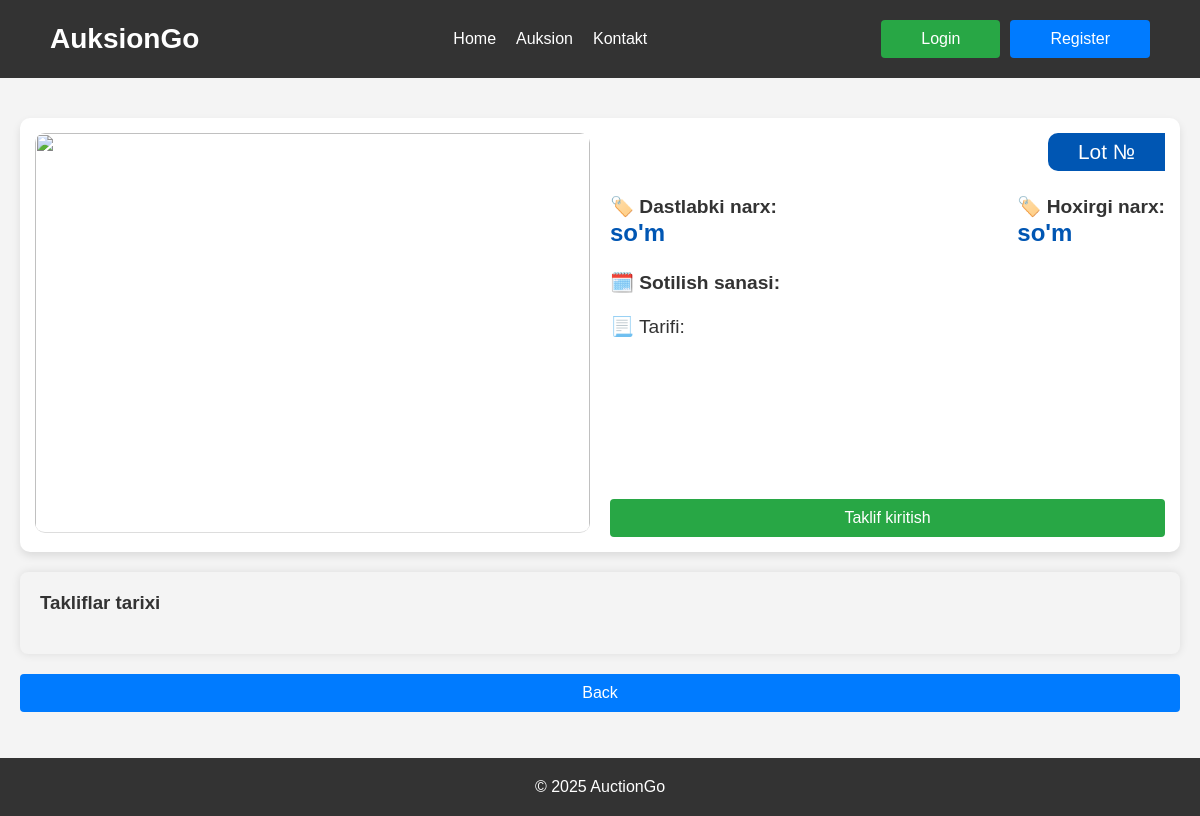
Before: /product/1 with the older database file.
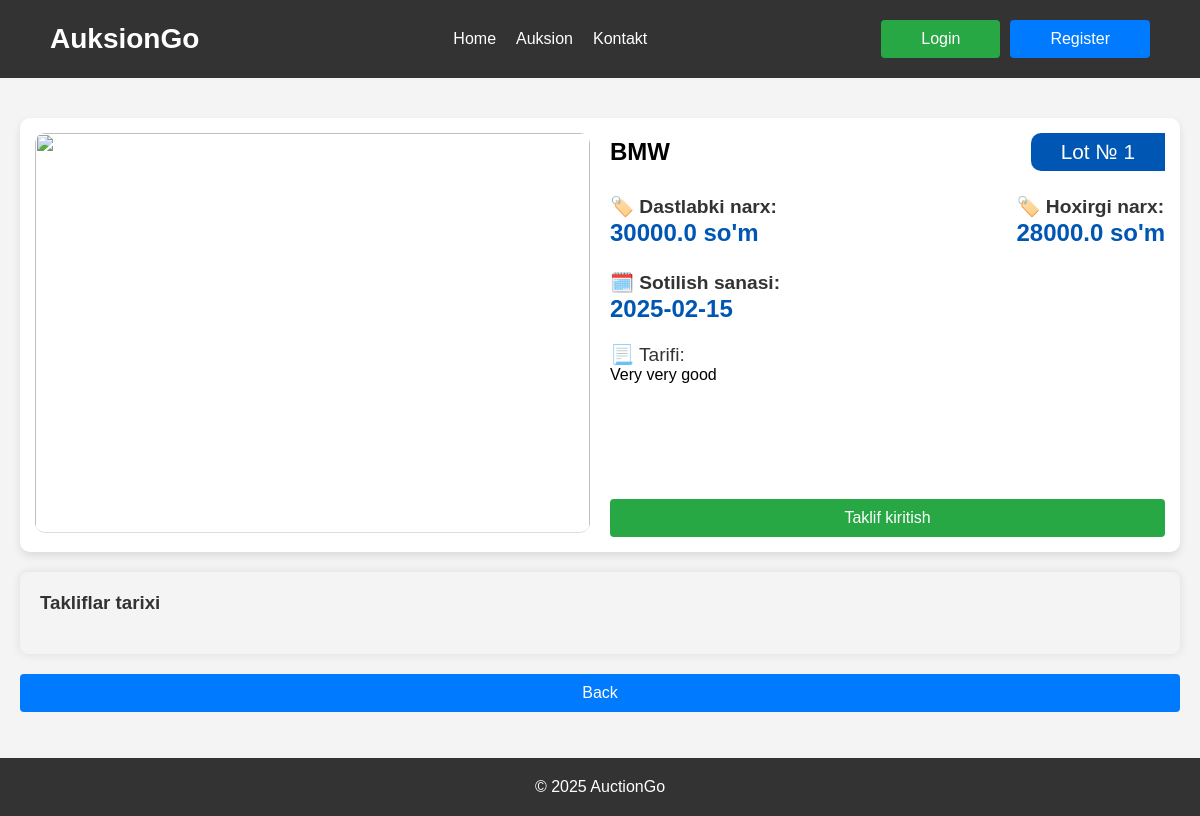
After: the same page with the newer database file.
### tables this page shows
CREATE TABLE mahsulotlar (
                id INTEGER PRIMARY KEY AUTOINCREMENT,
                nomi TEXT,
                tavsifi TEXT,
                boshlangich_narx REAL,
                hozirgi_narx REAL,
                sotish_muddati DATETIME,
                sotuvchi_id INTEGER,
                FOREIGN KEY (sotuvchi_id) REFERENCES foydalanuvchilar(id)
            );

### run.py (the view)
@app.route('/product/<int:id>')
def product(id):
    db = get_db()
    cur = db.cursor()
    cur.execute('SELECT * FROM mahsulotlar WHERE id = ?', (id,))
    product = cur.fetchone()
    cur.execute('''
        SELECT foydalanuvchilar.foydalanuvchi_nomi, takliflar.narx, takliflar.vaqt
        FROM takliflar
        JOIN foydalanuvchilar ON takliflar.foydalanuvchi_id = foydalanuvchilar.id
        WHERE takliflar.mahsulot_id = ?
    ''', (id,))
    bids = cur.fetchall()
    cur.close()
    if 'user' in session:
        return render_template('mahsulot.html', product=product, user=session['user'], bids=bids)
    else:
        return render_template('mahsulot.html', product=product, bids=bids)

### db.py (called while the page is built)
def get_db():
    db = sqlite3.connect(DATABASE)
    db.execute('PRAGMA foreign_keys = ON')
    return db

def close_connection(exception=None):
    db = getattr(g, '_database', None)
    if db is not None:
        db.close()

### templates/mahsulot.html (shortened to what this page needs)
<!DOCTYPE html>
<html lang="en">
<head>
    <link rel="stylesheet" href="../static/style.css">
</head>
<body>
    <header>
        <a class="logo" href="/">AuksionGo</a>
        <nav>
            <ul>
                <li><a href="/">Home</a></li>
                <li><a href="/products">Auksion</a></li>
                <li><a href="/kontakt">Kontakt</a></li>
            </ul>
        </nav>
        {% if user %}
        <div class="buttons">
            <p class="profile-name">{{ user[1].capitalize() }}</p>
            <a class="btn logout-btn" href="/logout">Logout</a>
        </div>
        {% else %}
            <div class="buttons">
                <a href="/login" class="btn login-btn">Login</a>
                <a href="/register" class="btn register-btn">Register</a>
            </div>
        {% endif %}
    </header>
    <main class="product_container">
        <div class="product-item">
            <div class="product-left">
                <img src="../static/images/80387978.cms" alt="">
            </div>
            <div class="product-right">
                <div class="product-contents">
                    <h2>{{product[1]}}</h2>
                    <p class="product-id">Lot № {{ product[0] }}</p>
                </div>
                <div class="product-contents">
                    <p class="main-text"><span class="gText">🏷️ Dastlabki narx:</span> <br> {{product[3]}} so'm </p>
                    <p class="main-text"><span class="gText">🏷️ Hoxirgi narx:</span> <br> {{product[4]}} so'm</p>
                </div>
                <p class="main-text"><span class="gText">🗓️ Sotilish sanasi:</span> <br> {{product[5]}}</p>
                <p><span class="gText">📃 Tarifi:</span> <br>{{product[2]}}</p>
                <a href="/product/{{product[0]}}/taklif" class="btn btn-product btn-green">Taklif kiritish</a>
            </div>
        </div>
        <div class="bid-history">
            <h3>Takliflar tarixi</h3>
        </div>
        <a class="btn" href="/products">Back</a>
    </main>
    <footer>
        <p>&copy; 2025 AuctionGo</p>
    </footer>
</body>
</html>

Changed rows visible on the page:
added mahsulotlar: nomi "BMW", id "1", boshlangich_narx "30000.0", hozirgi_narx "28000.0", sotish_muddati "2025-02-15", tavsifi "Very very good"
